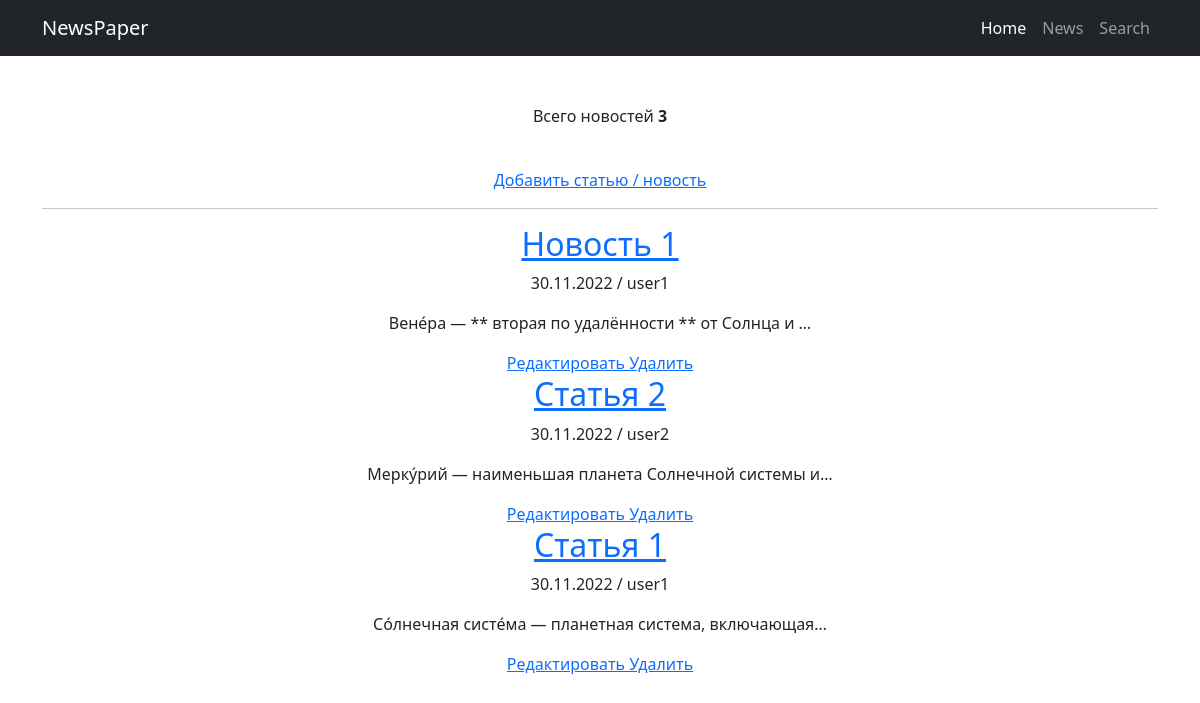
The page /news/ on the database as committed earlier.
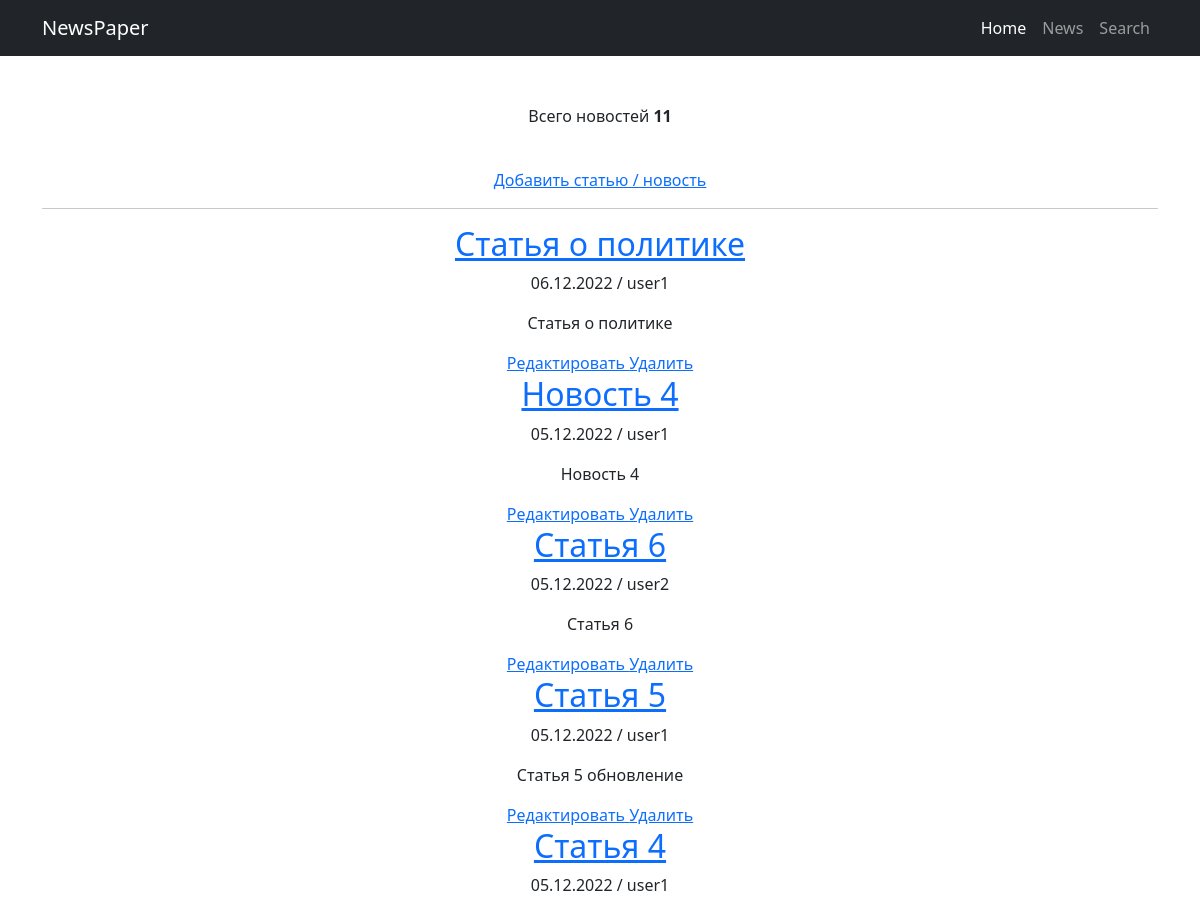
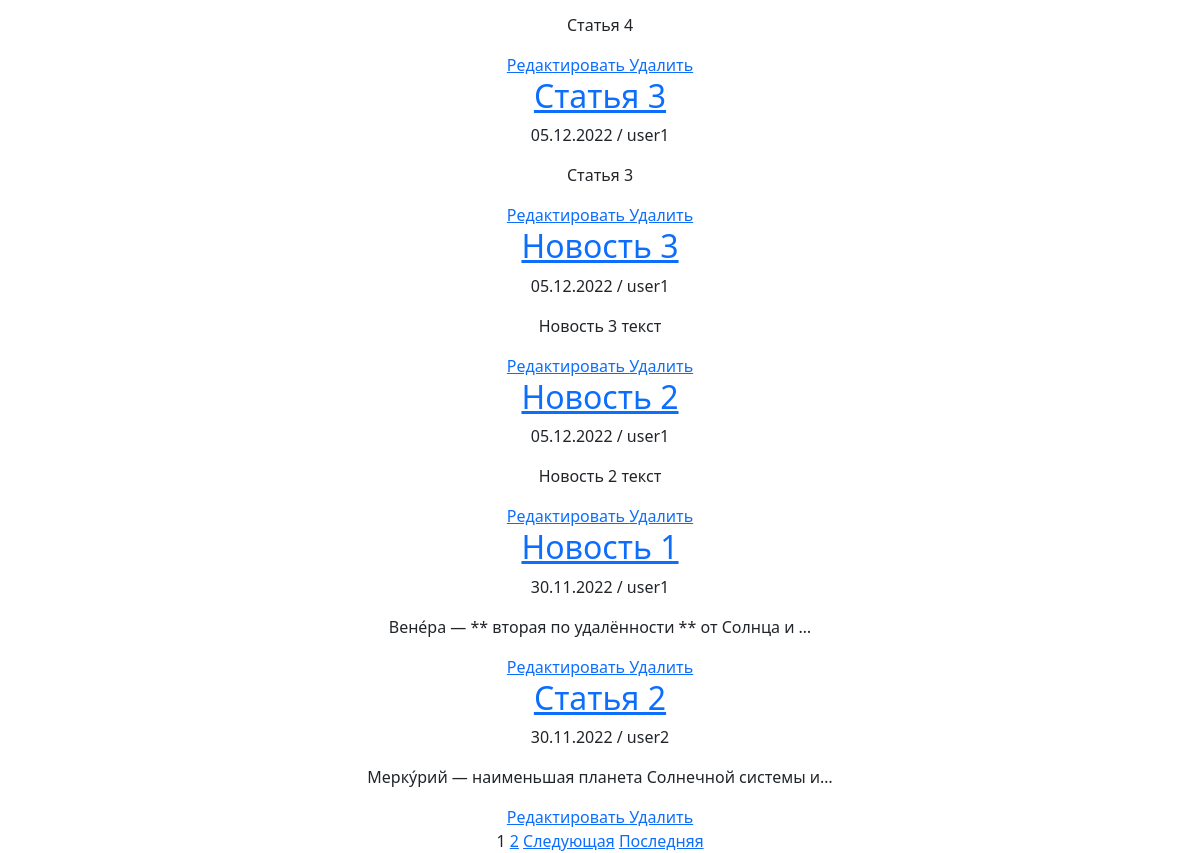
The same page on the database as committed later (2 pictures, top to bottom).
### news/models.py (models this page shows, shortened)
class Post(models.Model):
    TYPES = (
        ('arti', 'статья'),
        ('news', 'новость')
    )
    author = models.ForeignKey(Author, on_delete=models.SET('автор неизвестен'), verbose_name='автор')
    type_of_post = models.CharField(max_length=4, choices=TYPES, default='news', verbose_name='тип поста')
    created_at = models.DateTimeField(auto_now_add=True)
    categories = models.ManyToManyField(Category, through='PostCategory', verbose_name='категории')
    title = models.CharField(max_length=255, verbose_name='заголовок')
    text = models.TextField(verbose_name='текст')
    rating = models.IntegerField(default=0, verbose_name='рейтинг')

class Author(models.Model):
    user = models.OneToOneField(User, on_delete=models.CASCADE)
    rating = models.IntegerField(default=0, verbose_name='рейтинг')

### news/views.py (the view)
# urls.py: path('', PostListView.as_view(), name='all_news'),
class PostListView(ListView):
    model = Post
    template_name = 'news/posts.html'
    context_object_name = 'posts'
    ordering = '-created_at'
    paginate_by = 10
    def get_context_data(self, **kwargs):
        context = super().get_context_data(**kwargs)
        context['count'] = len(self.get_queryset())
        return context

### news/templatetags/custom_filters.py (called while the page is built)
@register.filter(name='censor')
def censor(value):
    profanity = ['банан', 'апельсин']
    for word in profanity:
        if word in value:
            value = value.replace(word, '**')
    return value

### news/templates/news/posts.html (shortened to what this page needs)
{% extends 'news/default.html' %}
{% load custom_filters %}
{% block content %}
    <p>Всего новостей <b>{{ count }}</b></p>
    <br>
    <a href="{% url 'news:add_post' %}">Добавить статью / новость</a>
    <hr>
    {% if posts %}
        {% for post in posts %}
            <div>
                <h2><a href="{% url 'news:detail' post.id %}">{{ post.title|censor }}</a></h2>
                <p>{{ post.created_at|date:"d.m.Y" }} / {{ post.author.user.username }}</p>
                <p>{{ post.text|censor|truncatechars:50 }}</p>
                <a href="{% url 'news:update_post' post.id %}">Редактировать </a>
                <a href="{% url 'news:delete_post' post.id %}"> Удалить</a>
            </div>
        {% endfor %}
    {% else %}
        <h2>Список статей и новостей пуст =(</h2>
    {% endif %}
    {% if is_paginated %}
        {% for num in page_obj.paginator.page_range %}
            {% if page_obj.number == num %}
                <a>{{ num }}</a>
            {% elif num > page_obj.number|add:'-2' and num < page_obj.number|add:'2' %}
                <a href="?page={{ num }}">{{ num }}</a>
            {% endif %}
        {% endfor %}
        {% if page_obj.has_next %}
            <a href="?page={{ page_obj.next_page_number }}">Следующая</a>
            <a href="?page={{ page_obj.paginator.num_pages }}">Последняя</a>
        {% endif %}
    {% endif %}
{% endblock content %}

Rows that differ between the two databases and show on the page:
no longer on this page (row unchanged): Post: title|censor "Статья 1", created_at "30.11.2022", author.user.username "user1", text|censor "Со́лнечная систе́ма — планетная система, включающая…"
added Post: title|censor "Статья о политике", created_at "06.12.2022", author.user.username "user1", text|censor "Статья о политике"
added Post: title|censor "Новость 4", created_at "05.12.2022", author.user.username "user1", text|censor "Новость 4"
added Post: title|censor "Статья 6", created_at "05.12.2022", author.user.username "user2", text|censor "Статья 6"
added Post: title|censor "Статья 5", created_at "05.12.2022", author.user.username "user1", text|censor "Статья 5 обновление"
added Post: title|censor "Статья 4", created_at "05.12.2022", author.user.username "user1", text|censor "Статья 4"
added Post: title|censor "Статья 3", created_at "05.12.2022", author.user.username "user1", text|censor "Статья 3"
added Post: title|censor "Новость 3", created_at "05.12.2022", author.user.username "user1", text|censor "Новость 3 текст"
added Post: title|censor "Новость 2", created_at "05.12.2022", author.user.username "user1", text|censor "Новость 2 текст"
Other text that changed with them:
{{ count }}: "3" → "11"
new list line: "1"
new list line: "2"
text now shown: "Следующая Последняя"
